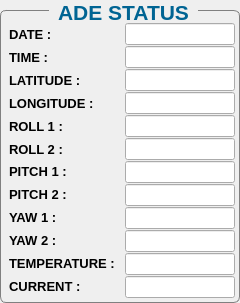
               <widget class="QGroupBox" name="groupBox">
                <property name="font">
                 <font>
                  <pointsize>16</pointsize>
                  <weight>75</weight>
                  <italic>false</italic>
                  <bold>true</bold>
                 </font>
                </property>
                <property name="styleSheet">
                 <string notr="true">	QGroupBox {
		font: bold; 
		border-radius: 6px;
		border : 1px solid grey;
		margin-top: 10px;
	}
	QGroupBox::title {
		subcontrol-origin:  margin;
		subcontrol-position: top center;    
		padding: 0 6px 0 6px;
	color: rgb(0, 100, 147);

	}</string>
                </property>
                <property name="title">
                 <string>ADE STATUS</string>
                </property>
                <layout class="QVBoxLayout" name="verticalLayout_34">
                 <property name="spacing">
                  <number>2</number>
                 </property>
                 <property name="leftMargin">
                  <number>4</number>
                 </property>
                 <property name="topMargin">
                  <number>6</number>
                 </property>
                 <property name="rightMargin">
                  <number>0</number>
                 </property>
                 <property name="bottomMargin">
                  <number>4</number>
                 </property>
                 <item>
                  <layout class="QHBoxLayout" name="horizontalLayout">
                   <property name="topMargin">
                    <number>6</number>
                   </property>
                   <property name="bottomMargin">
                    <number>0</number>
                   </property>
                   <item>
                    <layout class="QVBoxLayout" name="verticalLayout_6">
                     <property name="spacing">
                      <number>0</number>
                     </property>
                     <property name="leftMargin">
                      <number>4</number>
                     </property>
                     <item>
                      <widget class="QLabel" name="label_13">
                       <property name="font">
                        <font>
                         <pointsize>10</pointsize>
                         <weight>75</weight>
                         <bold>true</bold>
                        </font>
                       </property>
                       <property name="text">
                        <string>DATE :            </string>
                       </property>
                      </widget>
                     </item>
                     <item>
                      <widget class="QLabel" name="label_17">
                       <property name="font">
                        <font>
                         <pointsize>10</pointsize>
                         <weight>75</weight>
                         <bold>true</bold>
                        </font>
                       </property>
                       <property name="text">
                        <string>TIME :            </string>
                       </property>
                      </widget>
                     </item>
                     <item>
                      <widget class="QLabel" name="label_16">
                       <property name="font">
                        <font>
                         <pointsize>10</pointsize>
                         <weight>75</weight>
                         <bold>true</bold>
                        </font>
                       </property>
                       <property name="text">
                        <string>LATITUDE :    </string>
                       </property>
                      </widget>
                     </item>
                     <item>
                      <widget class="QLabel" name="label_12">
                       <property name="font">
                        <font>
                         <pointsize>10</pointsize>
                         <weight>75</weight>
                         <bold>true</bold>
                        </font>
                       </property>
                       <property name="text">
                        <string>LONGITUDE :   </string>
                       </property>
                      </widget>
                     </item>
                     <item>
                      <widget class="QLabel" name="label_19">
                       <property name="font">
                        <font>
                         <pointsize>10</pointsize>
                         <weight>75</weight>
                         <bold>true</bold>
                        </font>
                       </property>
                       <property name="text">
                        <string>ROLL 1 :            </string>
                       </property>
                      </widget>
                     </item>
                     <item>
                      <widget class="QLabel" name="label_29">
                       <property name="font">
                        <font>
                         <pointsize>10</pointsize>
                         <weight>75</weight>
                         <bold>true</bold>
                        </font>
                       </property>
                       <property name="text">
                        <string>ROLL 2 :            </string>
                       </property>
                      </widget>
                     </item>
                     <item>
                      <widget class="QLabel" name="label_18">
                       <property name="font">
                        <font>
                         <pointsize>10</pointsize>
                         <weight>75</weight>
                         <bold>true</bold>
                        </font>
                       </property>
                       <property name="text">
                        <string>PITCH 1 :           </string>
                       </property>
                      </widget>
                     </item>
                     <item>
                      <widget class="QLabel" name="label_32">
                       <property name="font">
                        <font>
                         <pointsize>10</pointsize>
                         <weight>75</weight>
                         <bold>true</bold>
                        </font>
                       </property>
                       <property name="text">
                        <string>PITCH 2 :           </string>
                       </property>
                      </widget>
                     </item>
                     <item>
                      <widget class="QLabel" name="label_21">
                       <property name="font">
                        <font>
                         <pointsize>10</pointsize>
                         <weight>75</weight>
                         <bold>true</bold>
                        </font>
                       </property>
                       <property name="text">
                        <string>YAW 1 :             </string>
                       </property>
                      </widget>
                     </item>
                     <item>
                      <widget class="QLabel" name="label_136">
                       <property name="font">
                        <font>
                         <pointsize>10</pointsize>
                         <weight>75</weight>
                         <bold>true</bold>
                        </font>
                       </property>
                       <property name="text">
                        <string>YAW 2 :             </string>
                       </property>
                      </widget>
                     </item>
                     <item>
                      <widget class="QLabel" name="label_20">
                       <property name="font">
                        <font>
                         <pointsize>10</pointsize>
                         <weight>75</weight>
                         <bold>true</bold>
                        </font>
                       </property>
                       <property name="text">
                        <string>TEMPERATURE :  </string>
                       </property>
                      </widget>
                     </item>
                     <item>
                      <widget class="QLabel" name="label_22">
                       <property name="font">
                        <font>
                         <pointsize>10</pointsize>
                         <weight>75</weight>
                         <bold>true</bold>
                        </font>
                       </property>
                       <property name="text">
                        <string>CURRENT :      </string>
                       </property>
                      </widget>
                     </item>
                    </layout>
                   </item>
                   <item>
                    <layout class="QVBoxLayout" name="verticalLayout_7">
                     <property name="spacing">
                      <number>1</number>
                     </property>
                     <property name="rightMargin">
                      <number>4</number>
                     </property>
                     <item>
                      <widget class="QLineEdit" name="date">
                       <property name="sizePolicy">
                        <sizepolicy hsizetype="Expanding" vsizetype="Expanding">
                         <horstretch>0</horstretch>
                         <verstretch>0</verstretch>
                        </sizepolicy>
                       </property>
                       <property name="minimumSize">
                        <size>
                         <width>0</width>
                         <height>0</height>
                        </size>
                       </property>
                       <property name="maximumSize">
                        <size>
                         <width>110</width>
                         <height>16777215</height>
                        </size>
                       </property>
                       <property name="font">
                        <font>
                         <pointsize>9</pointsize>
                         <weight>75</weight>
                         <bold>true</bold>
                        </font>
                       </property>
                       <property name="styleSheet">
                        <string notr="true"/>
                       </property>
                       <property name="alignment">
                        <set>Qt::AlignCenter</set>
                       </property>
                       <property name="readOnly">
                        <bool>true</bool>
                       </property>
                      </widget>
                     </item>
                     <item>
                      <widget class="QLineEdit" name="time">
                       <property name="sizePolicy">
                        <sizepolicy hsizetype="Expanding" vsizetype="Expanding">
                         <horstretch>0</horstretch>
                         <verstretch>0</verstretch>
                        </sizepolicy>
                       </property>
                       <property name="minimumSize">
                        <size>
                         <width>0</width>
                         <height>0</height>
                        </size>
                       </property>
                       <property name="maximumSize">
                        <size>
                         <width>110</width>
                         <height>16777215</height>
                        </size>
                       </property>
                       <property name="font">
                        <font>
                         <pointsize>9</pointsize>
                         <weight>75</weight>
                         <bold>true</bold>
                        </font>
                       </property>
                       <property name="styleSheet">
                        <string notr="true"/>
                       </property>
                       <property name="alignment">
                        <set>Qt::AlignCenter</set>
                       </property>
                       <property name="readOnly">
                        <bool>true</bool>
                       </property>
                      </widget>
                     </item>
                     <item>
                      <widget class="QLineEdit" name="latitude">
                       <property name="sizePolicy">
                        <sizepolicy hsizetype="Expanding" vsizetype="Expanding">
                         <horstretch>0</horstretch>
                         <verstretch>0</verstretch>
                        </sizepolicy>
                       </property>
                       <property name="minimumSize">
                        <size>
                         <width>0</width>
                         <height>0</height>
                        </size>
                       </property>
                       <property name="maximumSize">
                        <size>
                         <width>110</width>
                         <height>16777215</height>
                        </size>
                       </property>
                       <property name="font">
                        <font>
                         <pointsize>9</pointsize>
                         <weight>75</weight>
                         <bold>true</bold>
                        </font>
                       </property>
                       <property name="styleSheet">
                        <string notr="true"/>
                       </property>
                       <property name="alignment">
                        <set>Qt::AlignCenter</set>
                       </property>
                       <property name="readOnly">
                        <bool>true</bool>
                       </property>
                      </widget>
                     </item>
                     <item>
                      <widget class="QLineEdit" name="longitude">
                       <property name="sizePolicy">
                        <sizepolicy hsizetype="Expanding" vsizetype="Expanding">
                         <horstretch>0</horstretch>
                         <verstretch>0</verstretch>
                        </sizepolicy>
                       </property>
                       <property name="minimumSize">
                        <size>
                         <width>0</width>
                         <height>0</height>
                        </size>
                       </property>
                       <property name="maximumSize">
                        <size>
                         <width>110</width>
                         <height>16777215</height>
                        </size>
                       </property>
                       <property name="font">
                        <font>
                         <pointsize>9</pointsize>
                         <weight>75</weight>
                         <bold>true</bold>
                        </font>
                       </property>
                       <property name="styleSheet">
                        <string notr="true"/>
                       </property>
                       <property name="alignment">
                        <set>Qt::AlignCenter</set>
                       </property>
                       <property name="readOnly">
                        <bool>true</bool>
                       </property>
                      </widget>
                     </item>
                     <item>
                      <widget class="QLineEdit" name="roll">
                       <property name="sizePolicy">
                        <sizepolicy hsizetype="Expanding" vsizetype="Expanding">
                         <horstretch>0</horstretch>
                         <verstretch>0</verstretch>
                        </sizepolicy>
                       </property>
                       <property name="minimumSize">
                        <size>
                         <width>0</width>
                         <height>0</height>
                        </size>
                       </property>
                       <property name="maximumSize">
                        <size>
                         <width>110</width>
                         <height>16777215</height>
                        </size>
                       </property>
                       <property name="font">
                        <font>
                         <pointsize>9</pointsize>
                         <weight>75</weight>
                         <bold>true</bold>
                        </font>
                       </property>
                       <property name="styleSheet">
                        <string notr="true"/>
                       </property>
                       <property name="alignment">
                        <set>Qt::AlignCenter</set>
                       </property>
                       <property name="readOnly">
                        <bool>true</bool>
                       </property>
                      </widget>
                     </item>
                     <item>
                      <widget class="QLineEdit" name="roll_2">
                       <property name="sizePolicy">
                        <sizepolicy hsizetype="Expanding" vsizetype="Expanding">
                         <horstretch>0</horstretch>
                         <verstretch>0</verstretch>
                        </sizepolicy>
                       </property>
                       <property name="minimumSize">
                        <size>
                         <width>0</width>
                         <height>0</height>
                        </size>
                       </property>
                       <property name="maximumSize">
                        <size>
                         <width>110</width>
                         <height>16777215</height>
                        </size>
                       </property>
                       <property name="font">
                        <font>
                         <pointsize>9</pointsize>
                         <weight>75</weight>
                         <bold>true</bold>
                        </font>
                       </property>
                       <property name="styleSheet">
                        <string notr="true"/>
                       </property>
                       <property name="alignment">
                        <set>Qt::AlignCenter</set>
                       </property>
                       <property name="readOnly">
                        <bool>true</bool>
                       </property>
                      </widget>
                     </item>
                     <item>
                      <widget class="QLineEdit" name="pitch">
                       <property name="sizePolicy">
                        <sizepolicy hsizetype="Expanding" vsizetype="Expanding">
                         <horstretch>0</horstretch>
                         <verstretch>0</verstretch>
                        </sizepolicy>
                       </property>
                       <property name="minimumSize">
                        <size>
                         <width>0</width>
                         <height>0</height>
                        </size>
                       </property>
                       <property name="maximumSize">
                        <size>
                         <width>110</width>
                         <height>16777215</height>
                        </size>
                       </property>
                       <property name="font">
                        <font>
                         <pointsize>9</pointsize>
                         <weight>75</weight>
                         <bold>true</bold>
                        </font>
                       </property>
                       <property name="styleSheet">
                        <string notr="true"/>
                       </property>
                       <property name="alignment">
                        <set>Qt::AlignCenter</set>
                       </property>
                       <property name="readOnly">
                        <bool>true</bool>
                       </property>
                      </widget>
                     </item>
                     <item>
                      <widget class="QLineEdit" name="pitch_2">
                       <property name="sizePolicy">
                        <sizepolicy hsizetype="Expanding" vsizetype="Expanding">
                         <horstretch>0</horstretch>
                         <verstretch>0</verstretch>
                        </sizepolicy>
                       </property>
                       <property name="minimumSize">
                        <size>
                         <width>0</width>
                         <height>0</height>
                        </size>
                       </property>
                       <property name="maximumSize">
                        <size>
                         <width>110</width>
                         <height>16777215</height>
                        </size>
                       </property>
                       <property name="font">
                        <font>
                         <pointsize>9</pointsize>
                         <weight>75</weight>
                         <bold>true</bold>
                        </font>
                       </property>
                       <property name="styleSheet">
                        <string notr="true"/>
                       </property>
                       <property name="alignment">
                        <set>Qt::AlignCenter</set>
                       </property>
                       <property name="readOnly">
                        <bool>true</bool>
                       </property>
                      </widget>
                     </item>
                     <item>
                      <widget class="QLineEdit" name="yaw">
                       <property name="sizePolicy">
                        <sizepolicy hsizetype="Expanding" vsizetype="Expanding">
                         <horstretch>0</horstretch>
                         <verstretch>0</verstretch>
                        </sizepolicy>
                       </property>
                       <property name="minimumSize">
                        <size>
                         <width>0</width>
                         <height>0</height>
                        </size>
                       </property>
                       <property name="maximumSize">
                        <size>
                         <width>110</width>
                         <height>16777215</height>
                        </size>
                       </property>
                       <property name="font">
                        <font>
                         <pointsize>9</pointsize>
                         <weight>75</weight>
                         <bold>true</bold>
                        </font>
                       </property>
                       <property name="styleSheet">
                        <string notr="true"/>
                       </property>
                       <property name="alignment">
                        <set>Qt::AlignCenter</set>
                       </property>
                       <property name="readOnly">
                        <bool>true</bool>
                       </property>
                      </widget>
                     </item>
                     <item>
                      <widget class="QLineEdit" name="yaw_2">
                       <property name="sizePolicy">
                        <sizepolicy hsizetype="Expanding" vsizetype="Expanding">
                         <horstretch>0</horstretch>
                         <verstretch>0</verstretch>
                        </sizepolicy>
                       </property>
                       <property name="minimumSize">
                        <size>
                         <width>0</width>
                         <height>0</height>
                        </size>
                       </property>
                       <property name="maximumSize">
                        <size>
                         <width>110</width>
                         <height>16777215</height>
                        </size>
                       </property>
                       <property name="font">
                        <font>
                         <pointsize>9</pointsize>
                         <weight>75</weight>
                         <bold>true</bold>
                        </font>
                       </property>
                       <property name="styleSheet">
                        <string notr="true"/>
                       </property>
                       <property name="alignment">
                        <set>Qt::AlignCenter</set>
                       </property>
                       <property name="readOnly">
                        <bool>true</bool>
                       </property>
                      </widget>
                     </item>
                     <item>
                      <widget class="QLineEdit" name="temp">
                       <property name="sizePolicy">
                        <sizepolicy hsizetype="Expanding" vsizetype="Expanding">
                         <horstretch>0</horstretch>
                         <verstretch>0</verstretch>
                        </sizepolicy>
                       </property>
                       <property name="minimumSize">
                        <size>
                         <width>0</width>
                         <height>0</height>
                        </size>
                       </property>
                       <property name="maximumSize">
                        <size>
                         <width>110</width>
                         <height>16777215</height>
                        </size>
                       </property>
                       <property name="font">
                        <font>
                         <pointsize>9</pointsize>
                         <weight>75</weight>
                         <bold>true</bold>
                        </font>
                       </property>
                       <property name="styleSheet">
                        <string notr="true"/>
                       </property>
                       <property name="alignment">
                        <set>Qt::AlignCenter</set>
                       </property>
                       <property name="readOnly">
                        <bool>true</bool>
                       </property>
                      </widget>
                     </item>
                     <item>
                      <widget class="QLineEdit" name="current">
                       <property name="sizePolicy">
                        <sizepolicy hsizetype="Expanding" vsizetype="Expanding">
                         <horstretch>0</horstretch>
                         <verstretch>0</verstretch>
                        </sizepolicy>
                       </property>
                       <property name="minimumSize">
                        <size>
                         <width>0</width>
                         <height>0</height>
                        </size>
                       </property>
                       <property name="maximumSize">
                        <size>
                         <width>110</width>
                         <height>16777215</height>
                        </size>
                       </property>
                       <property name="font">
                        <font>
                         <pointsize>9</pointsize>
                         <weight>75</weight>
                         <bold>true</bold>
                        </font>
                       </property>
                       <property name="styleSheet">
                        <string notr="true"/>
                       </property>
                       <property name="alignment">
                        <set>Qt::AlignCenter</set>
                       </property>
                       <property name="readOnly">
                        <bool>true</bool>
                       </property>
                      </widget>
                     </item>
                    </layout>
                   </item>
                  </layout>
                 </item>
                </layout>
               </widget>
